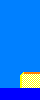

Tiled map render using the project's own tile images. Description and the whole map definition, tile-layer contents included, below:
An orthogonal 10x25 tile map with 4x4 px tiles, 1 tile layer (Capa de Patrones 1).

<map version="1.0" tiledversion="1.0.2" orientation="orthogonal" renderorder="right-down" width="10" height="25" tilewidth="4" tileheight="4" nextobjectid="1">
 <tileset firstgid="1" source="tilesetBeach.tsx" />
 <layer name="Capa de Patrones 1" width="10" height="25">
  <data encoding="csv">
10,10,10,10,10,10,10,10,10,10,
10,10,10,10,10,10,10,10,10,10,
10,10,10,10,10,10,10,10,10,10,
10,10,10,10,10,10,10,10,10,10,
10,10,10,10,10,10,10,10,10,10,
10,10,10,10,10,10,10,10,10,10,
10,10,10,10,10,10,10,10,10,10,
10,10,10,10,10,10,10,10,10,10,
10,10,10,10,10,10,10,10,10,10,
10,10,10,10,10,10,10,10,10,10,
10,10,10,10,10,10,10,10,10,10,
10,10,10,10,10,10,10,10,10,10,
10,10,10,10,10,10,10,10,10,10,
10,10,10,10,10,10,10,10,10,10,
10,10,10,10,10,10,10,10,10,10,
10,10,10,10,10,10,10,10,10,10,
10,10,10,10,10,10,10,10,10,10,
10,10,10,10,10,10,10,10,10,10,
10,10,10,10,10,7,2,2,2,2,
10,10,10,10,10,15,1,1,1,1,
10,10,10,10,10,15,1,1,1,1,
10,10,10,10,10,15,1,1,1,1,
5,5,5,5,5,5,5,5,5,5,
5,5,5,5,5,5,5,5,5,5,
5,5,5,5,5,5,5,5,5,5
</data>
 </layer>
</map>
